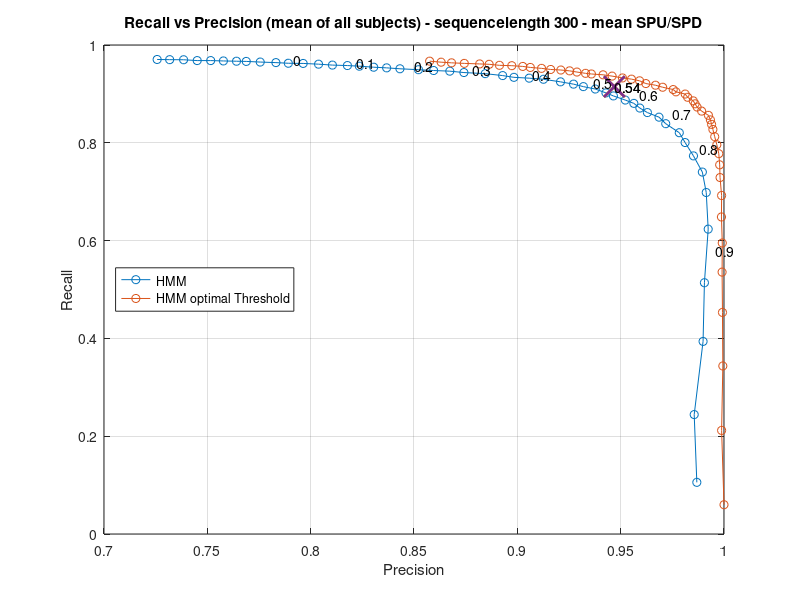

Write MATLAB code to recreate this figure.
load('results.mat');
close all

start_row_HMM = 2;
start_row_SVM = 21;


thresholds=result{2,6};
%% HMM
sum=0;
for j=start_row_HMM:start_row_HMM+17
    sum= sum + result{j,7};
end
pre_spu_mean=sum/18;
sum=0;
for j=start_row_HMM:start_row_HMM+17
    sum= sum + result{j,8};
end
pre_spd_mean=sum/18;
sum=0;
for j=start_row_HMM:start_row_HMM+17
    sum= sum + result{j,9};
end
rec_spu_mean=sum/18;
sum=0;
for j=start_row_HMM:start_row_HMM+17
    sum= sum + result{j,10};
end
rec_spd_mean=sum/18;

pre_mean=(pre_spd_mean+pre_spu_mean)/2;
rec_mean=(rec_spd_mean+rec_spu_mean)/2;


%% SVM

sum=0;
for j=start_row_SVM:start_row_SVM+17
    sum= sum + result{j,7};
end
pre_spu_mean_SVM=sum/18;
sum=0;
for j=start_row_SVM:start_row_SVM+17
    sum= sum + result{j,8};
end
pre_spd_mean_SVM=sum/18;
sum=0;
for j=start_row_SVM:start_row_SVM+17
    sum= sum + result{j,9};
end
rec_spu_mean_SVM=sum/18;
sum=0;
for j=start_row_SVM:start_row_SVM+17
    sum= sum + result{j,10};
end
rec_spd_mean_SVM=sum/18;

pre_mean_SVM =(pre_spd_mean_SVM+pre_spu_mean_SVM)/2;
rec_mean_SVM =(rec_spd_mean_SVM+rec_spu_mean_SVM)/2;

%% Plot
l=1;
plot(pre_spu_mean(1:l:end),rec_spu_mean(1:l:end),'-o')
hold on
plot(pre_spd_mean(1:l:end),rec_spd_mean(1:l:end),'-o')
%plot(pre_mean_SVM(1:l:end),rec_mean_SVM(1:l:end),'-o')

% Optimal Threshold
idx_max=find(max(pre_mean+rec_mean)==(pre_mean+rec_mean));
plot(pre_mean(idx_max),rec_mean(idx_max),'LineStyle','none','Marker','x','MarkerSize',15,'LineWidth',2)
text(pre_mean(idx_max),rec_mean(idx_max),num2str(thresholds(idx_max)))

idx_max=find(max(pre_mean+rec_mean)==(pre_mean+rec_mean));
plot(pre_mean(idx_max),rec_mean(idx_max),'LineStyle','none','Marker','x','MarkerSize',15,'LineWidth',2)
text(pre_mean(idx_max),rec_mean(idx_max),num2str(thresholds(idx_max)))

% idx_max=find(max(pre_mean_SVM+rec_mean_SVM)==(pre_mean_SVM+rec_mean_SVM));
% plot(pre_mean_SVM(idx_max),rec_mean_SVM(idx_max),'LineStyle','none','Marker','x','MarkerSize',15,'LineWidth',2)
% text(pre_mean_SVM(idx_max),rec_mean_SVM(idx_max),num2str(thresholds(idx_max)))

% Label
xlabel('Precision');
ylabel('Recall');
restoredefaultpath
rehash toolboxcache
%legend('HMM','SVM','HMM optimal Threshold','SVM optimal threshold','location','west');
legend('HMM','HMM optimal Threshold','location','west');
title('Recall vs Precision (mean of all subjects) - sequencelength 300 - mean SPU/SPD');
ylim([0 1])
grid on
for k=1:5*l:length(pre_mean)
    text(pre_mean(k),rec_mean(k),num2str(thresholds(k)))
  %  text(pre_mean_SVM(k),rec_mean_SVM(k),num2str(thresholds(k)))
end


%% Optimal threshold:

idx_max = find(max(pre_spu_mean+rec_spu_mean)==(pre_spu_mean+rec_spu_mean));
disp(['Seq = 300: Max(Pre_SPU (' num2str(pre_spu_mean(idx_max)) ') + Rec_SPU (' num2str(rec_spu_mean(idx_max)) ')) at threshold = ' num2str(result{2,6}(idx_max))]);
idx_max = find(max(pre_spd_mean+rec_spd_mean)==(pre_spd_mean+rec_spd_mean));
disp(['Seq = 300: Max(Pre_SPD (' num2str(pre_spd_mean(idx_max)) ') + Rec_SPD (' num2str(rec_spd_mean(idx_max)) ')) at threshold = ' num2str(result{2,6}(idx_max))]);

idx_max = find(max(pre_mean+rec_mean)==(pre_mean+rec_mean));
disp(['Seq = 300: Max(Pre_Mean(SPD/SPU) (' num2str(pre_mean(idx_max)) ') + Rec_SPD (' num2str(rec_mean(idx_max)) ')) at threshold = ' num2str(result{2,6}(idx_max))]);


idx_max = find(max(pre_mean_SVM+rec_mean_SVM)==(pre_mean_SVM+rec_mean_SVM));
disp(['Seq = 300: Max(Pre_Mean(SPD/SPU) (' num2str(pre_mean_SVM(idx_max)) ') + Rec_SPD (' num2str(rec_mean_SVM(idx_max)) ')) at threshold = ' num2str(result{2,6}(idx_max))]);




